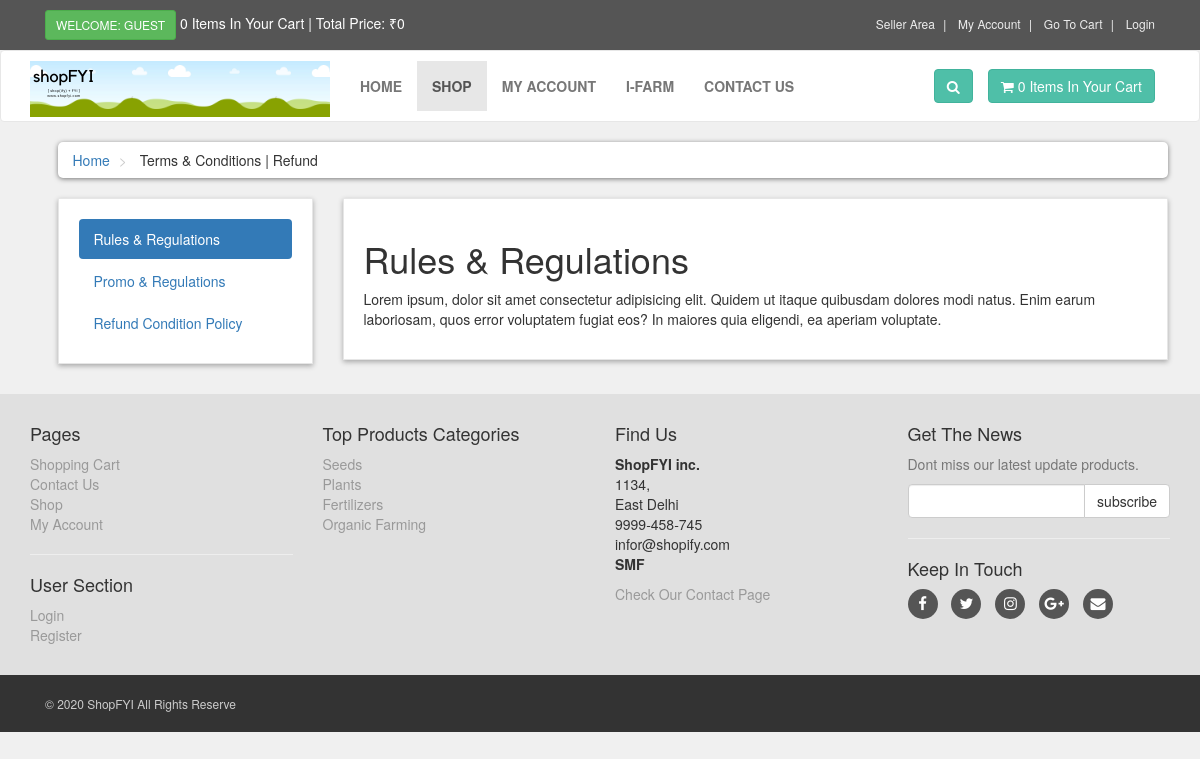
Page /terms.php on the committed database.
### tables this page shows
CREATE TABLE `terms` (
  `term_id` int(10) NOT NULL,
  `term_title` varchar(100) NOT NULL,
  `term_link` varchar(100) NOT NULL,
  `term_desc` text NOT NULL
);

CREATE TABLE `product_categories` (
  `p_cat_id` int(10) NOT NULL,
  `p_cat_title` text NOT NULL,
  `p_cat_top` text NOT NULL,
  `p_cat_image` text NOT NULL
);

### terms.php (the view, shortened to what this page needs)
<?php
    include("includes/header.php");
?>
   <div id="content">
       <div class="container">
           <div class="col-md-12">
               <ul class="breadcrumb">
                   <li>
                       <a href="index.php">Home</a>
                   </li>
                   <li>
                       Terms & Conditions | Refund
                   </li>
               </ul>
           </div>
            <div class="col-md-3">
                <div class="box">
                    <ul class="nav nav-pills nav-stacked">
                        <?php
                        $get_terms = "select * from terms LIMIT 0,1";
                        $run_terms = mysqli_query($con,$get_terms);
                        while($row_terms=mysqli_fetch_array($run_terms)){
                            $term_title = $row_terms['term_title'];
                            $term_link = $row_terms['term_link'];
                        ?>
                        <li class="active">
                            <a data-toggle="pill" href="#<?php echo $term_link; ?>">
                                <?php echo $term_title; ?>
                            </a>
                        </li>
                        <?php } ?>
                        <?php
                            $count_terms = "select * from terms";
                            $run_count_terms = mysqli_query($con,$count_terms);
                            $count = mysqli_num_rows($run_count_terms);
                            $get_terms = "select * from terms LIMIT 1,$count";
                            $run_terms = mysqli_query($con,$get_terms);
                            while($row_terms=mysqli_fetch_array($run_terms)){
                                $term_title = $row_terms['term_title'];
                                $term_link = $row_terms['term_link'];
                        ?>
                        <li>
                            <a data-toggle="pill" href="#<?php echo $term_link; ?>">
                                <?php echo $term_title; ?>
                            </a>
                        </li>
                        <?php } ?>
                    </ul>
                </div>
            </div>
            <div class="col-md-9">
                <div class="box">
                    <div class="tab-content">
                    <?php
                        $get_terms = "select * from terms LIMIT 0,1";
                        $run_terms = mysqli_query($con,$get_terms);
                        while($row_terms=mysqli_fetch_array($run_terms)){
                            $term_title = $row_terms['term_title'];
                            $term_desc = $row_terms['term_desc'];
                            $term_link = $row_terms['term_link'];
                    ?>
                        <div id="<?php echo $term_link; ?>" class="tab-pane fade in active">
                        <h1 class="tabTitle"><?php echo $term_title; ?></h1>
                        <p class="tabDesc"><?php echo $term_desc; ?></p>
                        </div>
                    <?php } ?>
                    </div>
                </div>
            </div>
       </div>
   </div>
   <?php
    include("includes/footer.php");
    ?>
</body>
</html>

### includes/footer.php (shortened to what this page needs)
<div id="footer">
    <div class="container">
        <div class="row">
            <div class="col-sm-6 col-md-3">
               <h4>Pages</h4>
                <ul>
                    <li><a href="cart.php">Shopping Cart</a></li>
                    <li><a href="contact.php">Contact Us</a></li>
                    <li><a href="shop.php">Shop</a></li>
                    <li><a href="customer/my_account.php">My Account</a></li>
                </ul>
                <hr>
                <h4>User Section</h4>
                <ul>
                           <?php
                           if(!isset($_SESSION['customer_email'])){
                               echo"<a href='checkout.php'>Login</a>";
                           }else{
                              echo"<a href='customer/my_account.php?my_orders'>My Account</a>";
                           }
                           ?>
                    <li><a href="customer_register.php">Register</a></li>
                </ul>
            </div>
            <div class="com-sm-6 col-md-3">
                <h4>Top Products Categories</h4>
                <ul>
                    <?php
                        $get_p_cats = "select * from product_categories";
                        $run_p_cats = mysqli_query($con,$get_p_cats);
                        while($row_p_cats=mysqli_fetch_array($run_p_cats)){
                            $p_cat_id = $row_p_cats['p_cat_id'];
                            $p_cat_title = $row_p_cats['p_cat_title'];
                            echo "
                                <li>
                                    <a href='shop.php?p_cat=$p_cat_id'>
                                        $p_cat_title
                                    </a>
                                </li>
                            ";
                        }
                    ?>
                </ul>
            </div>
            <div class="col-sm-6 col-md-3">
                <h4>Find Us</h4>
                <p>
                    <strong>ShopFYI inc.</strong>
                    <br/>1134,
                    <br/>East Delhi
                    <br/>9999-458-745
                    <br/>infor@shopify.com
                    <br/><strong>SMF</strong>
                </p>
                <a href="contact.php">Check Our Contact Page</a>
            </div>
            <div class="col-sm-6 col-md-3">
                <h4>Get The News</h4>
                <p class="text-muted">
                    Dont miss our latest update products.
                </p>
                <form action="https://feedburner.google.com/fb/a/mailverify" method="post" target="popupwindow" onsubmit="window.open('https://feedburner.google.com/fb/a/mailverify?uri=M-devMedia', 'popupwindow', 'scrollbars=yes,width=550,height=520');return true" method="post">
                    <div class="input-group">
                        <input type="text" class="form-control" name="email">
                        <span class="input-group-btn">
                            <input type="submit" value="subscribe" class="btn btn-default">
                        </span>
                    </div>
                </form>
                <hr>
                <h4>Keep In Touch</h4>
                <p class="social">
                    <a href="#" class="fa fa-facebook"></a>
                    <a href="#" class="fa fa-twitter"></a>
                    <a href="#" class="fa fa-instagram"></a>
                    <a href="#" class="fa fa-google-plus"></a>
                    <a href="#" class="fa fa-envelope"></a>
                </p>
            </div>
        </div>
    </div>
</div>
<div id="copyright">
    <div class="container">
        <div class="col-md-6">
            <p class="pull-left">&copy; 2020 ShopFYI All Rights Reserve</p>
        </div>
    </div>
</div>

### styles/style.css (style rules this page uses)
body { font-size: 14px; line-height: 1.42857143; color: #333333; background: #f0f0f0; overflow-x: hidden; }
.box { background: #ffffff; margin: 0 0 30px; border: solid 1px #e6e6e6; box-sizing: border-box; padding: 20px; box-shadow: 0px 2px 5px rgba(0, 0, 0, .3); }
#content { padding-left: 25px; }
.breadcrumb { padding: 8px 15px; margin-bottom: 20px; background: #ffffff; border-radius: 5px; box-shadow: 0px 1px 5px rgba(0, 0, 0, .5); }
.breadcrumb> li + li:before { content: ">\00a0"; color: #cccccc; }
#footer { background: #e0e0e0; padding: 20px 0; }
#footer a { color: #999999; padding: 0; text-decoration: none; }
#footer ul { list-style: none; padding-left: 0px; }
#footer .social { text-align: left; }
#footer .social a { margin: 0px 10px 0px 0px; display: inline-block; color: #ffffff; width: 30px; height: 30px; border-radius: 15px; line-height: 30px; font-size: 15px; text-align: center; vertical-align: bottom; background: #555555; text-decoration: none; }
#copyright { background: #333333; color: #cccccc; padding: 20px 0px; font-size: 12px; }
#copyright p { margin: 0px; }

### rows in the picture
terms: term_title "Rules & Regulations", term_desc "Lorem ipsum, dolor sit amet consectetur adipisicing elit. Quidem ut itaque quibusdam dolores modi natus. Enim earum laboriosam, quos error voluptatem fugiat eos? In maiores quia eligendi, ea aperiam voluptate."
terms: term_title "Promo & Regulations"
terms: term_title "Refund Condition Policy"
product_categories: p_cat_title "Seeds"
product_categories: p_cat_title "Plants"
product_categories: p_cat_title "Fertilizers"
product_categories: p_cat_title "Organic Farming"

### other values in the picture
$count_items "0 0"
$total "0"
